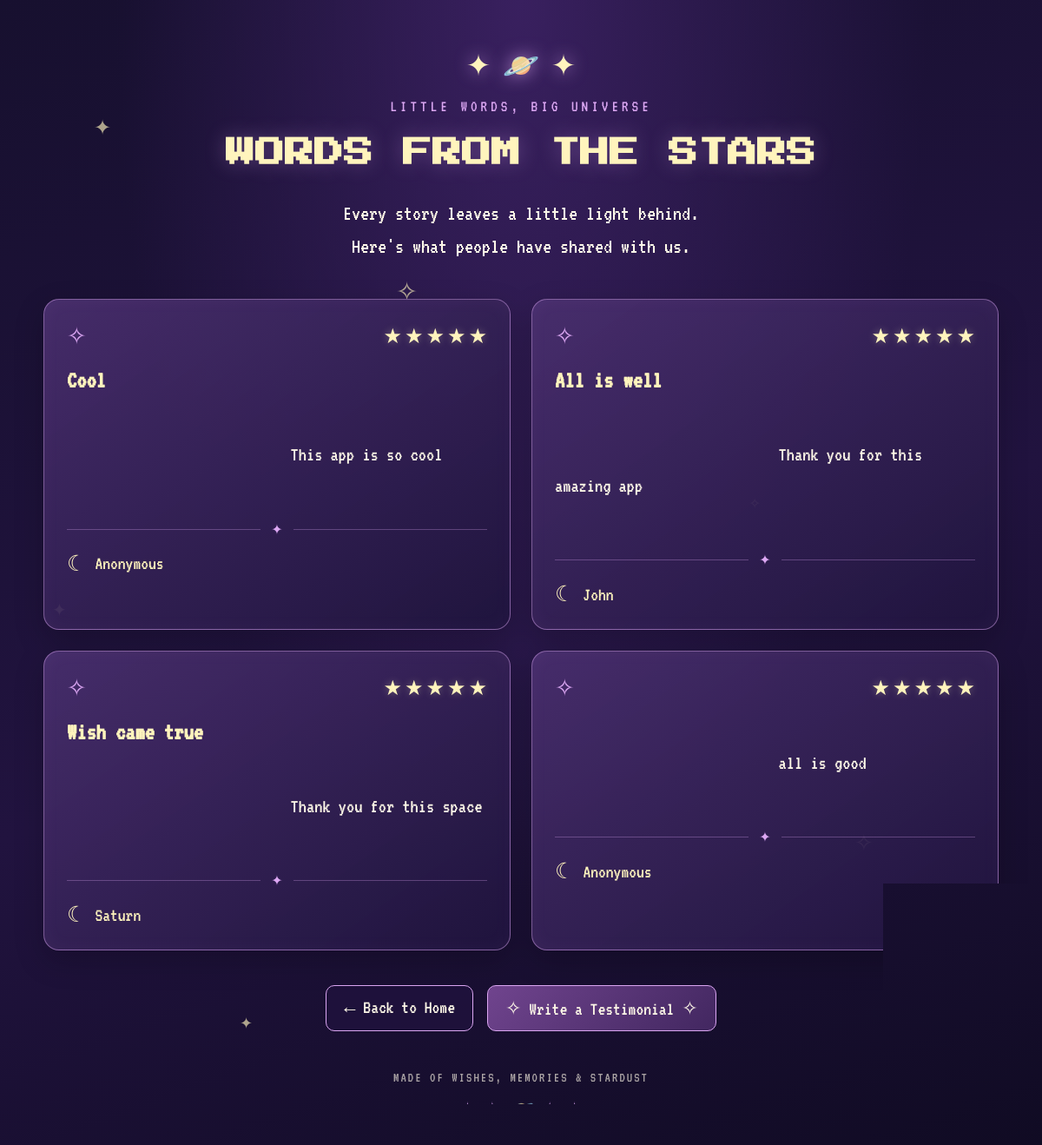
Screenshot of /testimonials with the database file from the repository.
### tables this page shows
CREATE TABLE testimonials (
                id INTEGER PRIMARY KEY AUTOINCREMENT,
                title TEXT DEFAULT '',
                name TEXT DEFAULT '',
                rating INTEGER NOT NULL,
                message TEXT NOT NULL,
                created_at TIMESTAMP DEFAULT CURRENT_TIMESTAMP
            );

### app.py (the view)
@app.route("/testimonials")
def testimonials():
    with get_db() as db:
        entries = db.execute("""
            SELECT * FROM testimonials
            ORDER BY id DESC
        """).fetchall()
    return render_template(
        "testimonials.html",
        testimonials=entries
    )

### app.py (called while the page is built)
def get_db():
    connection = sqlite3.connect(DATABASE)
    connection.row_factory = sqlite3.Row
    return connection

### templates/testimonials.html (shortened to what this page needs)
<!DOCTYPE html>
<html lang="en">
<head>
    <link
        rel="stylesheet"
        href="{{ url_for('static', filename='css/style.css') }}"
    >
</head>
<body class="testimonials-page">
    <div class="testimonials-background" aria-hidden="true">
        <span class="testimonial-star star-one">✦</span>
        <span class="testimonial-star star-two">✧</span>
        <span class="testimonial-star star-three">✦</span>
        <span class="testimonial-star star-four">✧</span>
        <span class="testimonial-star star-five">✦</span>
        <span class="testimonial-star star-six">✧</span>
    </div>
    <main class="testimonials-container">
        <header class="testimonials-header">
            <div class="testimonials-emblem" aria-hidden="true">
                ✦ 🪐 ✦
            </div>
            <p class="testimonials-eyebrow">
                LITTLE WORDS, BIG UNIVERSE
            </p>
            <h1>WORDS FROM THE STARS</h1>
            <p class="testimonials-intro">
                Every story leaves a little light behind.
                <br>
                Here's what people have shared with us.
            </p>
        </header>
        <div class="testimonials-grid">
            {% if testimonials %}
                {% for testimonial in testimonials %}
                    <article class="testimonial-card">
                        <div class="testimonial-card-top">
                            <span class="testimonial-orbit">✧</span>
                            <div
                                class="testimonial-rating"
                                aria-label="{{ testimonial['rating'] }} out of 5 stars"
                            >
                                {% for star in range(1, 6) %}
                                    {% if star <= testimonial['rating'] %}
                                        <span class="star-filled">★</span>
                                    {% else %}
                                        <span class="star-empty">☆</span>
                                    {% endif %}
                                {% endfor %}
                            </div>
                        </div>
                        {% if testimonial['title'] %}
                            <h2 class="testimonial-title">
                                {{ testimonial['title'] }}
                            </h2>
                        {% endif %}
                        <p class="testimonial-message">
                            {{ testimonial['message'] }}
                        </p>
                        <div class="testimonial-divider">
                            <span>✦</span>
                        </div>
                        <div class="testimonial-author">
                            <span class="testimonial-author-icon">☾</span>
                            <span>
                                {{ testimonial['name'] or 'Anonymous' }}
                            </span>
                        </div>
                    </article>
                {% endfor %}
            {% endif %}
        </div>
        <nav class="testimonials-navigation" aria-label="Testimonials navigation">
            <a href="{{ url_for('home') }}" class="testimonial-button secondary">
                ← Back to Home
            </a>
            <a href="{{ url_for('write_testimonial') }}" class="testimonial-button">
                ✧ Write a Testimonial ✧
            </a>
        </nav>
        <footer class="testimonials-footer">
            <p>MADE OF WISHES, MEMORIES & STARDUST</p>
            <span>✦ ✧ 🪐 ✧ ✦</span>
        </footer>
    </main>
</body>
</html>

### rows the page displays
testimonials: rating 5 (drawn), title "Cool", message "This app is so cool", name "Anonymous"
testimonials: rating 5 (drawn), title "All is well", message "Thank you for this amazing app", name "John"
testimonials: rating 5 (drawn), title "Wish came true", message "Thank you for this space", name "Saturn"
testimonials: rating 5 (drawn), message "all is good", name "Anonymous"
